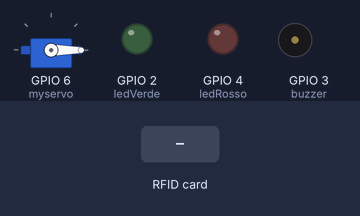
The sketch below on a simulated ESP32-S3. Shown: servo, output pins drawn as LEDs (lit = HIGH), buzzer (waves = sounding). The inputs (shaded band) are chosen by the test bench. WiFi joins after 1.5 s; servers stay silent unless stated; pins used as bus, display or sensor lines are not drawn; what the sketch prints to the serial monitor is not drawn.

Above: at 3.2 s.
3.3 s: RFID card 87 F2 9C 31 held to the reader
At 6.0 s:
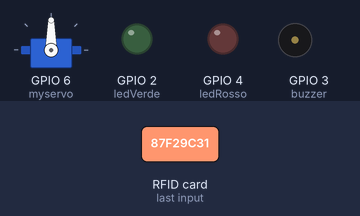
6.3 s: RFID card A0 8D D3 3E held to the reader
At 7.3 s:
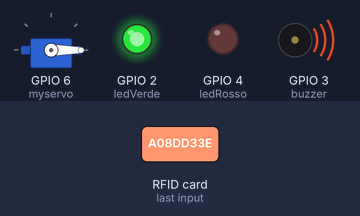
9.2 s: RFID card 5E 7A 19 C4 held to the reader
At 10.1 s:
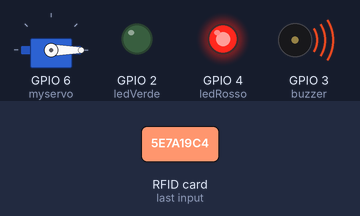
Timing chart, 0 to 12.3 s (numbered marks = the images above; inputs shaded):
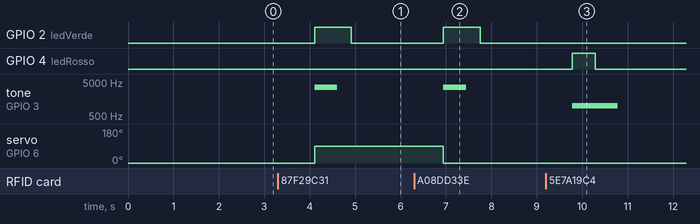

The sketch:

ProgettoIoT.ino
```cpp
#include <SPI.h>
#include <MFRC522.h>
#include <Servo.h>
#include <WiFi.h>

char ssid[] = "POCO M3 Pro 5G";
char pass[] = "96hdjzcvagh26yu";

const char* serverIP = "10.234.201.186";
int serverPort = 5000;

WiFiClient client;

// ---------------- RFID ----------------
#define SS_RFID 5
#define RST_PIN 9
#define SS_WIFI 10

MFRC522 mfrc522(SS_RFID, RST_PIN);

// ---------------- SERVO ----------------
Servo myservo;
int pos = 0;

// ---------------- UID ----------------
const String UID_CARTA = "87F29C31";
const String UID_TAG   = "A08DD33E";

// ---------------- CONTROL ----------------
bool cardHandled = false;

const int ledVerde = 2;
const int ledRosso = 4;
const int buzzer = 3;

// ------------------------------------------------

void setup() {
  Serial.begin(9600);
  SPI.begin();

  // SPI control
  pinMode(SS_WIFI, OUTPUT);
  pinMode(SS_RFID, OUTPUT);
  digitalWrite(SS_WIFI, HIGH);
  digitalWrite(SS_RFID, HIGH);

  // RFID init
  digitalWrite(SS_RFID, LOW);
  mfrc522.PCD_Init();
  digitalWrite(SS_RFID, HIGH);

  // LED + buzzer
  pinMode(ledVerde, OUTPUT);
  pinMode(ledRosso, OUTPUT);
  pinMode(buzzer, OUTPUT);

  // servo
  myservo.attach(6);
  myservo.write(pos);
  delay(500);
  myservo.detach();

  // WIFI
  Serial.println("Connessione WiFi...");
  WiFi.begin(ssid, pass);

  while (WiFi.status() != WL_CONNECTED) {
    delay(500);
    Serial.print(".");
  }

  Serial.println("\nWiFi connesso!");
}

// ------------------------------------------------

void loop() {

  digitalWrite(SS_WIFI, HIGH);
  digitalWrite(SS_RFID, LOW);

  if (mfrc522.PICC_IsNewCardPresent()) {
    getID();
  } else {
    cardHandled = false;
  }

  Serial.println("CERCANDO...");
  delay(1000);
}

// ------------------------------------------------

void getID() {
  if (cardHandled) return;
  if (!mfrc522.PICC_ReadCardSerial()) return;

  String uidStr = "";

  for (byte i = 0; i < mfrc522.uid.size; i++) {
    uidStr += " ";
    if (mfrc522.uid.uidByte[i] < 0x10) uidStr += "0";
    uidStr += String(mfrc522.uid.uidByte[i], HEX);
  }

  Serial.print("UID tag:");
  Serial.println(uidStr);

  control(uidStr);

  mfrc522.PICC_HaltA();
  mfrc522.PCD_StopCrypto1();

  cardHandled = true;
}

// ------------------------------------------------

void control(const String& rawUid) {

  String uid = "";
  for (char c : rawUid) if (c != ' ') uid += c;
  uid.toUpperCase();

  bool autorizzato = (uid == UID_CARTA) || (uid == UID_TAG);

  if (autorizzato) {

    digitalWrite(ledVerde, HIGH);
    tone(buzzer, 3500, 500);

    pos = (pos == 0) ? 90 : 0;

    myservo.attach(6);
    myservo.write(pos);
    delay(500);
    myservo.detach();

    inviaDatiAlServer(uid);

    digitalWrite(ledVerde, LOW);

  } else {

    digitalWrite(ledRosso, HIGH);
    tone(buzzer, 1000, 1000);
    delay(500);
    digitalWrite(ledRosso, LOW);
  }
}

// ------------------------------------------------

void inviaDatiAlServer(String idTag) {

  digitalWrite(SS_RFID, HIGH);
  digitalWrite(SS_WIFI, LOW);

  delay(100);

  if (client.connect(serverIP, serverPort)) {

    Serial.println("Invio a Flask...");

    String json = "{\"id\":\"" + idTag + "\"}";

    client.println("POST /nuovo_accesso HTTP/1.1");
    client.print("Host: "); client.println(serverIP);
    client.println("Content-Type: application/json");
    client.print("Content-Length: "); client.println(json.length());
    client.println();
    client.print(json);

    delay(10);
    client.stop();

    Serial.println("Dati inviati!");
  } else {
    Serial.println("Errore connessione server");
  }

  digitalWrite(SS_WIFI, HIGH);
  digitalWrite(SS_RFID, LOW);
}
```

Measured:
- after the input at 3.3 s, GPIO 2 (ledVerde): LOW → HIGH after 0.81 s, → LOW 0.81 s later; tone on GPIO 3 (buzzer): silent → 3500 Hz after 0.81 s, → silent 0.50 s later; servo on GPIO 6 (myservo): 0° → 90° after 0.81 s
- after the input at 6.3 s, GPIO 2 (ledVerde): LOW → HIGH after 0.65 s, → LOW 0.81 s later; tone on GPIO 3 (buzzer): silent → 3500 Hz after 0.65 s, → silent 0.50 s later; servo on GPIO 6 (myservo): 90° → 0° after 0.65 s
- after the input at 9.2 s, GPIO 4 (ledRosso): LOW → HIGH after 0.58 s, → LOW 0.50 s later; tone on GPIO 3 (buzzer): silent → 1000 Hz after 0.58 s, → silent 1.0 s later
